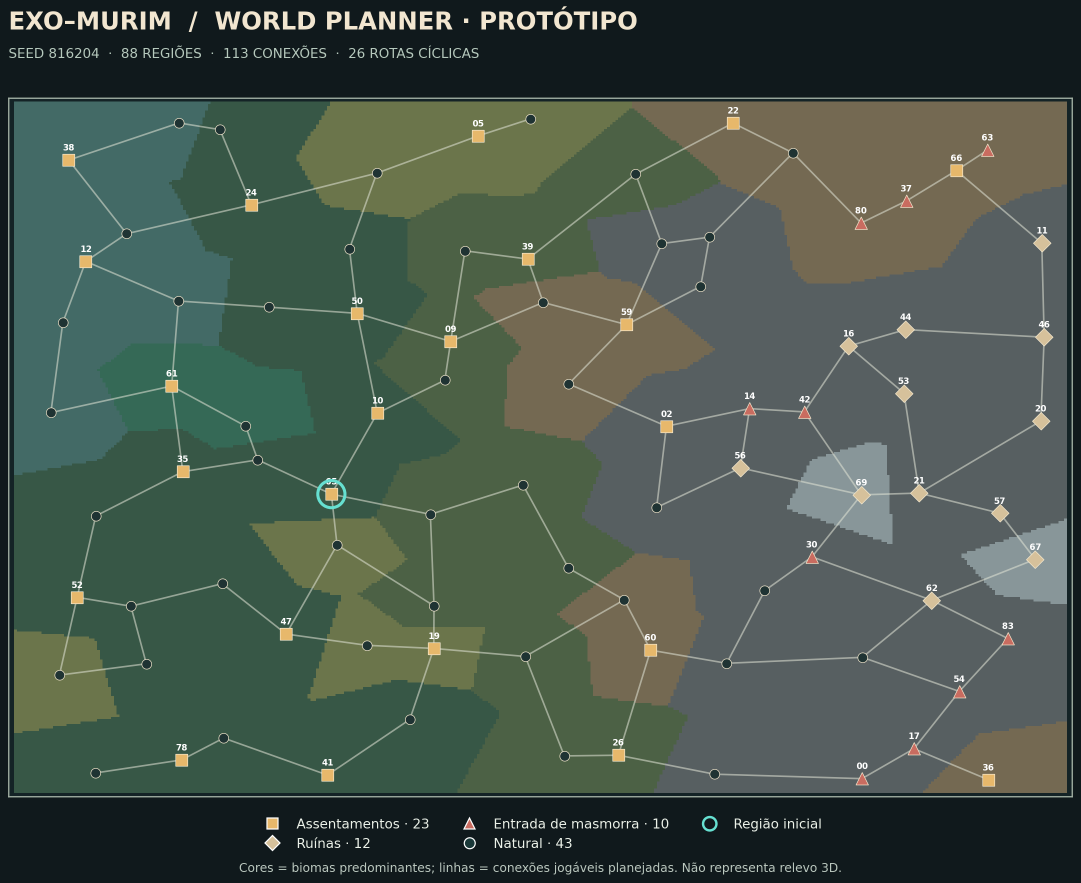
#> input picture reference_lab/00_ANTES/ANTES_seed_816204_atlas.png, 2161 x 1766 px, found by its file name (shown at 1/2 size)
$ python make_compare.py
#> lines starting #> are read from the running program, lines starting #| are printed output that depends on the picture
from PIL import Image,ImageDraw,ImageFont
from pathlib import Path
B=Path('/mnt/data/exo_forge/baseline');P=Path(__file__).parent
font=ImageFont.truetype('/usr/share/fonts/truetype/dejavu/DejaVuSans.ttf',34)
sub=ImageFont.truetype('/usr/share/fonts/truetype/dejavu/DejaVuSans.ttf',19)
for title,left,right,filename in [
('EXO · MUNDO REGIONAL / SEED 816204',B/'ANTES_seed_816204_atlas.png',P/'DEPOIS_atlas_seed_816204.png','COMPARATIVO_ATLAS.png'),
('EXO · MAPA LOCAL / SEED 101',B/'ANTES_seed_101_regiao.png',P/'DEPOIS_regiao_seed_101.png','COMPARATIVO_REGIAO.png')]:
 W,H=1760,900;out=Image.new('RGB',(W,H),(12,22,26));d=ImageDraw.Draw(out)
#> after `out = Image.new('RGB', (W, H), (12, 22, 26))`:
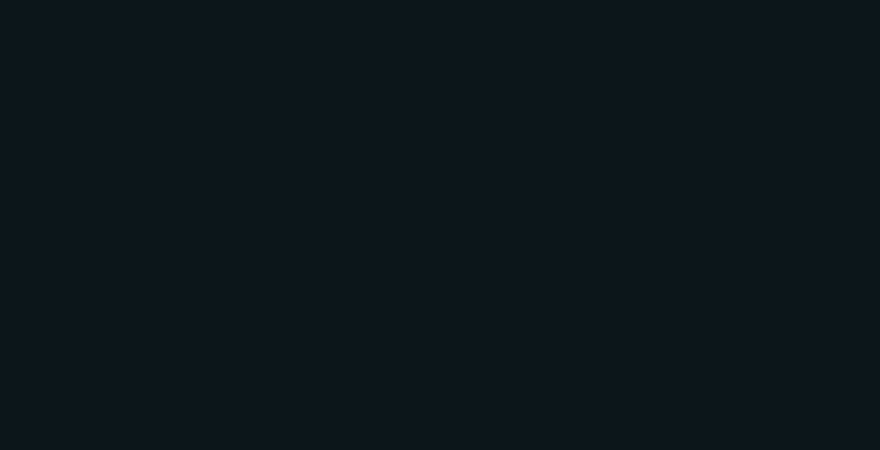
#> out: PIL image 1760x900 RGB (shown at 1/2 size); mean R, G, B 12, 22, 26
 d.text((42,24),title,font=font,fill=(237,222,193));
 for k,f in enumerate([left,right]):
  im=Image.open(f).convert('RGB'); im.thumbnail((845,740))
#> after `im.thumbnail((845, 740))`:
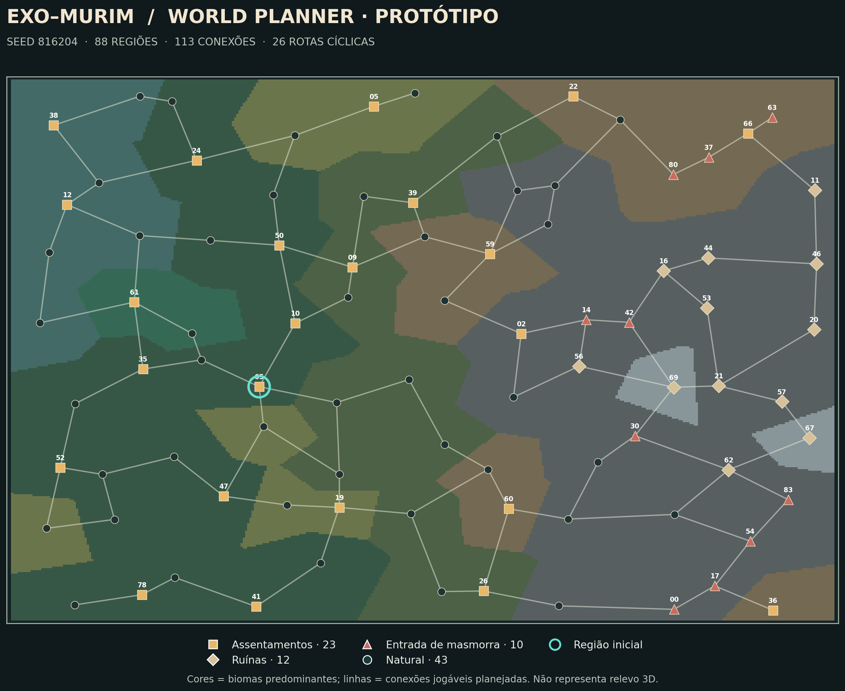
#> im: PIL image 845x691 RGB; mean R, G, B 71.6, 85.9, 75.2
  x=25+k*885+(845-im.width)//2;y=118+(740-im.height)//2
#> after `x = 25 + k * 885 + (845 - im.width) // 2`: x = 25
#> after `y = 118 + (740 - im.height) // 2`: y = 142
  out.paste(im,(x,y))
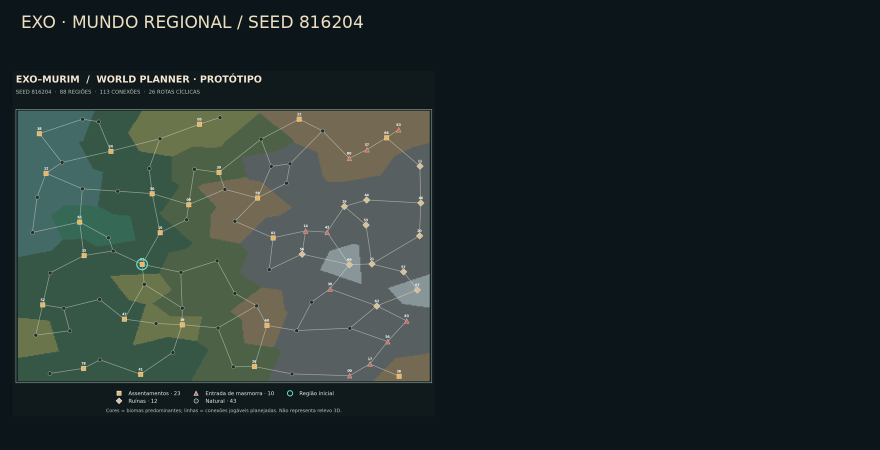
#> out: PIL image 1760x900 RGB (shown at 1/2 size); mean R, G, B 34.7, 46.2, 44.7
  d.text((40+k*885,84),'ANTES · Versão anterior' if k==0 else 'DEPOIS · Forjamento V2',font=sub,fill=(232,216,180) if k==0 else (159,235,208))
 d.text((40,862),'Imagens originadas dos respectivos geradores; mapas locais não usam exatamente a mesma escala nem o mesmo renderizador.',font=ImageFont.truetype('/usr/share/fonts/truetype/dejavu/DejaVuSans.ttf',14),fill=(172,193,190))
 outfile=P/filename;out.save(outfile,optimize=True);print(outfile)
#> after `outfile = P / filename`:
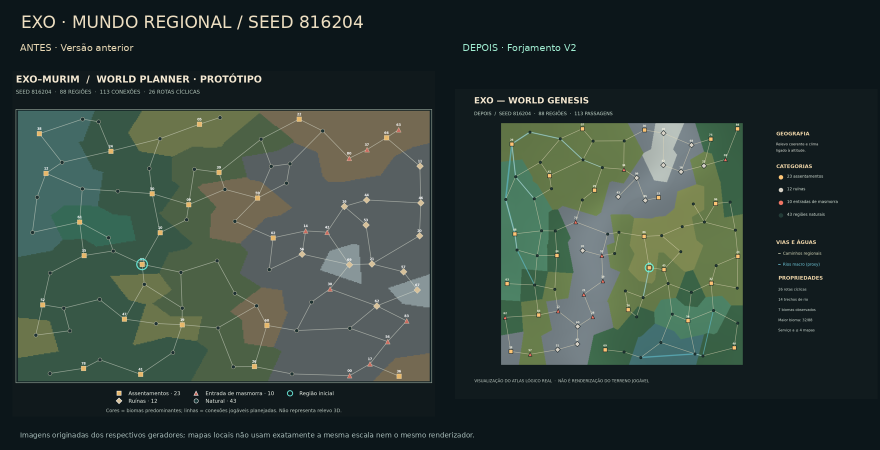
#> saved as COMPARATIVO_ATLAS.png: PIL image 1760x900 RGB (shown at 1/2 size); mean R, G, B 49.5, 63.3, 56.7
#> pass 2 of the loop `for title,left,right,filename in [`:
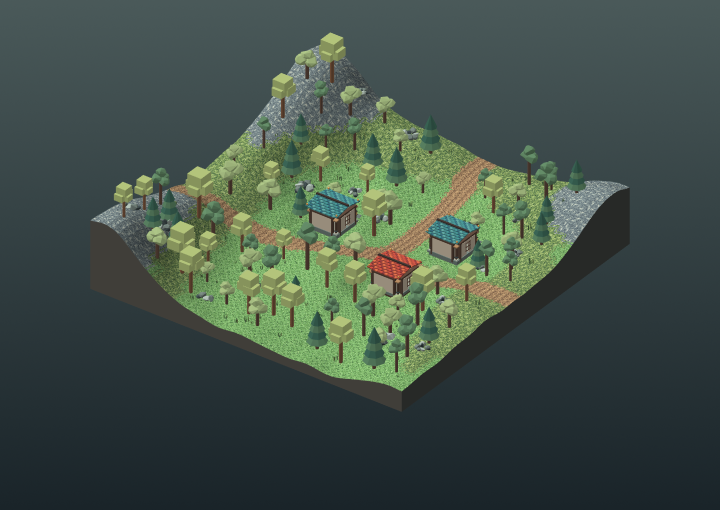
#> input picture reference_lab/00_ANTES/ANTES_seed_101_regiao.png, 1440 x 1020 px, found by its file name (shown at 1/2 size)
#> im is the input picture: PIL image 1440x1020 RGB; mean R, G, B 65.5, 80.3, 71.3
#> im: PIL image 845x599 RGB
#> `out.paste(im,(x,y))`:
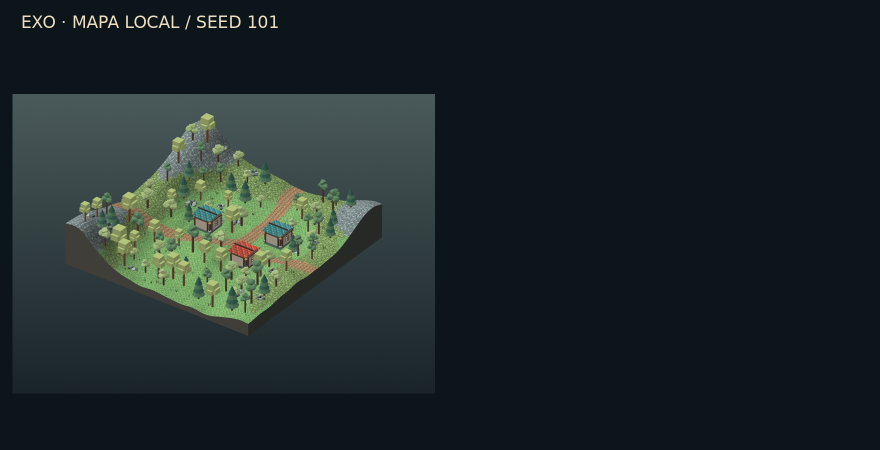
#> out: PIL image 1760x900 RGB (shown at 1/2 size); mean R, G, B 29.6, 41.1, 40.9
#> `outfile = P / filename`:
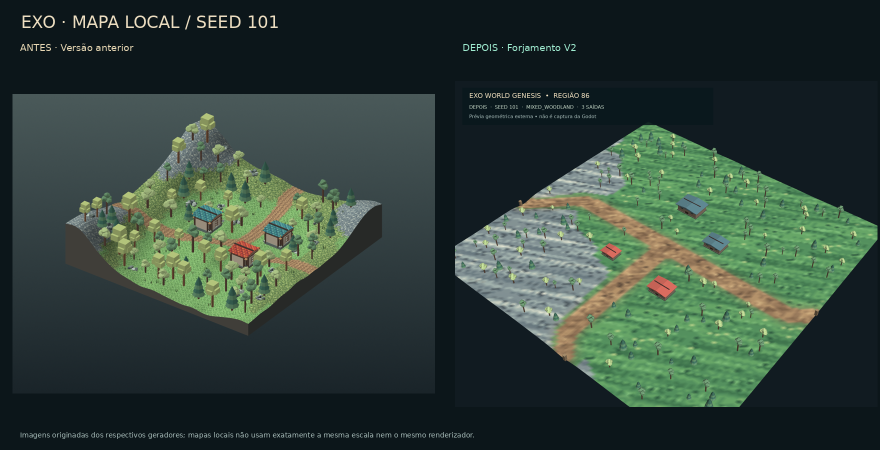
#> saved as COMPARATIVO_REGIAO.png: PIL image 1760x900 RGB (shown at 1/2 size); mean R, G, B 48.6, 65.2, 57.3
